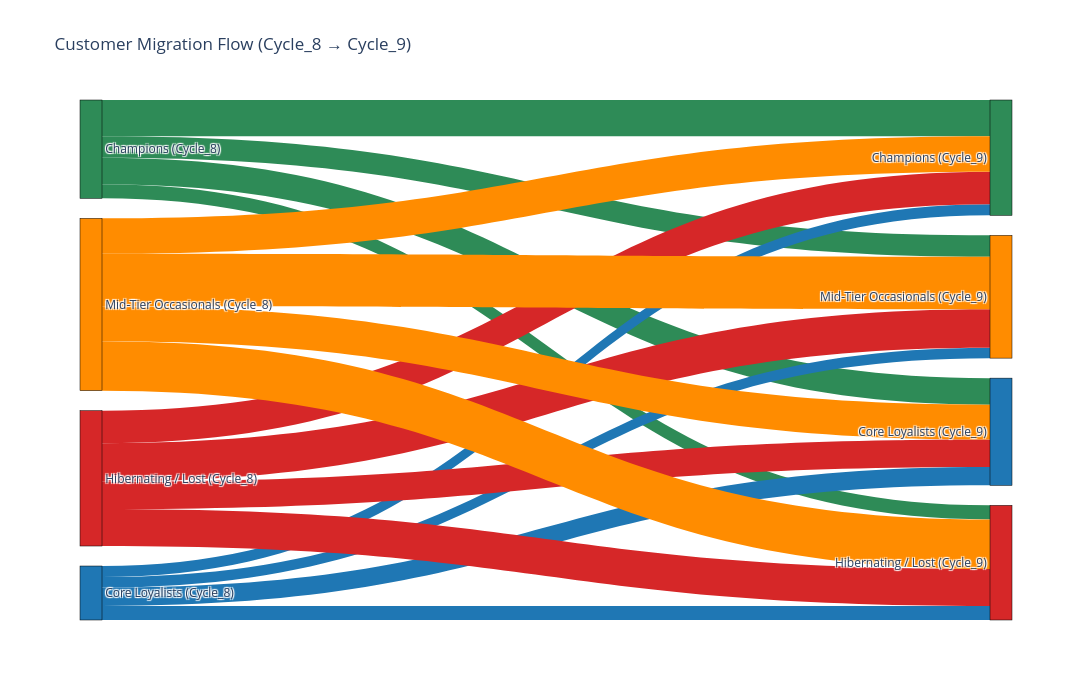

This figure's notebook cell:
### Code cell
# ============================================================
# PHASE 7D - CELL 3
# Sankey Diagram of Customer Migration
# ============================================================

import plotly.graph_objects as go
import os

# ------------------------------------------------------------
# Select transition
# ------------------------------------------------------------

PREVIOUS_CYCLE = "Cycle_8"
CURRENT_CYCLE = "Cycle_9"

# ------------------------------------------------------------
# Get customers in both cycles
# ------------------------------------------------------------

previous = dynamic_results[
    dynamic_results["CycleID"] == PREVIOUS_CYCLE
][["CustomerID","Segment_Name"]]

current = dynamic_results[
    dynamic_results["CycleID"] == CURRENT_CYCLE
][["CustomerID","Segment_Name"]]

merged = previous.merge(
    current,
    on="CustomerID",
    suffixes=("_Previous","_Current")
)

# ------------------------------------------------------------
# Count transitions
# ------------------------------------------------------------

flows = (

    merged

    .groupby(
        ["Segment_Name_Previous",
         "Segment_Name_Current"]
    )

    .size()

    .reset_index(name="Customers")

)

# ------------------------------------------------------------
# Node names
# ------------------------------------------------------------

segments = list(SEGMENT_COLOURS.keys())

left_nodes = [f"{s} ({PREVIOUS_CYCLE})" for s in segments]
right_nodes = [f"{s} ({CURRENT_CYCLE})" for s in segments]

labels = left_nodes + right_nodes

# ------------------------------------------------------------
# Node colours
# ------------------------------------------------------------

node_colours = []

for s in segments:
    node_colours.append(SEGMENT_COLOURS[s])

for s in segments:
    node_colours.append(SEGMENT_COLOURS[s])

# ------------------------------------------------------------
# Node index lookup
# ------------------------------------------------------------

node_lookup = {}

for i,node in enumerate(labels):
    node_lookup[node] = i

# ------------------------------------------------------------
# Build links
# ------------------------------------------------------------

source = []
target = []
value = []
link_colours = []

for _, row in flows.iterrows():

    source.append(
        node_lookup[
            f"{row['Segment_Name_Previous']} ({PREVIOUS_CYCLE})"
        ]
    )

    target.append(
        node_lookup[
            f"{row['Segment_Name_Current']} ({CURRENT_CYCLE})"
        ]
    )

    value.append(row["Customers"])

    link_colours.append(
        SEGMENT_COLOURS[row["Segment_Name_Previous"]]
    )

# ------------------------------------------------------------
# Plot
# ------------------------------------------------------------

fig = go.Figure(

    go.Sankey(

        arrangement="snap",

        node=dict(

            pad=20,

            thickness=22,

            line=dict(color="black",width=0.5),

            label=labels,

            color=node_colours

        ),

        link=dict(

            source=source,

            target=target,

            value=value,

            color=link_colours

        )

    )

)

fig.update_layout(

    title=f"Customer Migration Flow ({PREVIOUS_CYCLE} → {CURRENT_CYCLE})",

    font_size=12,

    width=1200,

    height=700

)

fig.show()

# ------------------------------------------------------------
# Save
# ------------------------------------------------------------

fig.write_html(

    os.path.join(
        FIGURE_FOLDER,
        "Dynamic",
        "Customer_Migration_Sankey.html"
    )
)



print("✓ Sankey Diagram saved.")

### Figure 1 — Plotly figure (JSON) as saved in the notebook; plotly's stock layout.template omitted (floating-point values rounded to 4 significant figures)
{"data": [{"arrangement": "snap", "link": {"color": ["#2E8B57", "#2E8B57", "#2E8B57", "#2E8B57", "#1F77B4", "#1F77B4", "#1F77B4", "#1F77B4", "#D62728", "#D62728", "#D62728", "#D62728", "#FF8C00", "#FF8C00", "#FF8C00", "#FF8C00"], "source": [0, 0, 0, 0, 1, 1, 1, 1, 3, 3, 3, 3, 2, 2, 2, 2], "target": [4, 5, 7, 6, 4, 5, 7, 6, 4, 5, 7, 6, 4, 5, 7, 6], "value": [49, 36, 19, 29, 15, 25, 19, 14, 44, 37, 50, 52, 48, 47, 67, 71]}, "node": {"color": ["#2E8B57", "#1F77B4", "#FF8C00", "#D62728", "#2E8B57", "#1F77B4", "#FF8C00", "#D62728"], "label": ["Champions (Cycle_8)", "Core Loyalists (Cycle_8)", "Mid-Tier Occasionals (Cycle_8)", "Hibernating / Lost (Cycle_8)", "Champions (Cycle_9)", "Core Loyalists (Cycle_9)", "Mid-Tier Occasionals (Cycle_9)", "Hibernating / Lost (Cycle_9)"], "line": {"color": "black", "width": 0.5}, "pad": 20, "thickness": 22}, "type": "sankey"}], "layout": {"font": {"size": 12}, "height": 700, "title": {"text": "Customer Migration Flow (Cycle_8 → Cycle_9)"}, "width": 1200}}
